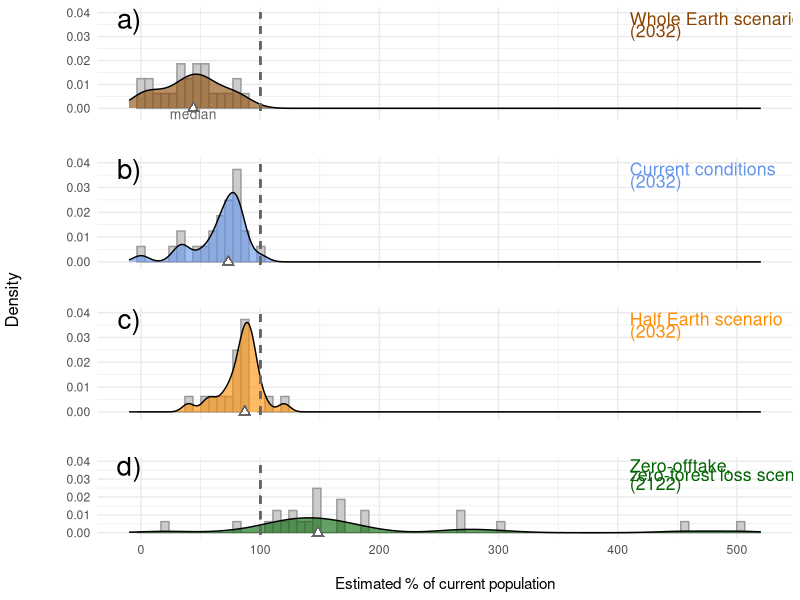
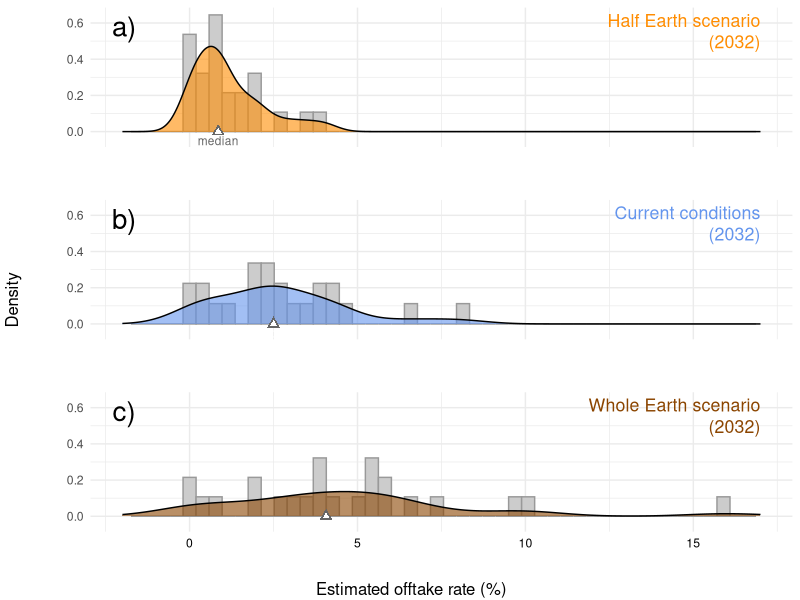
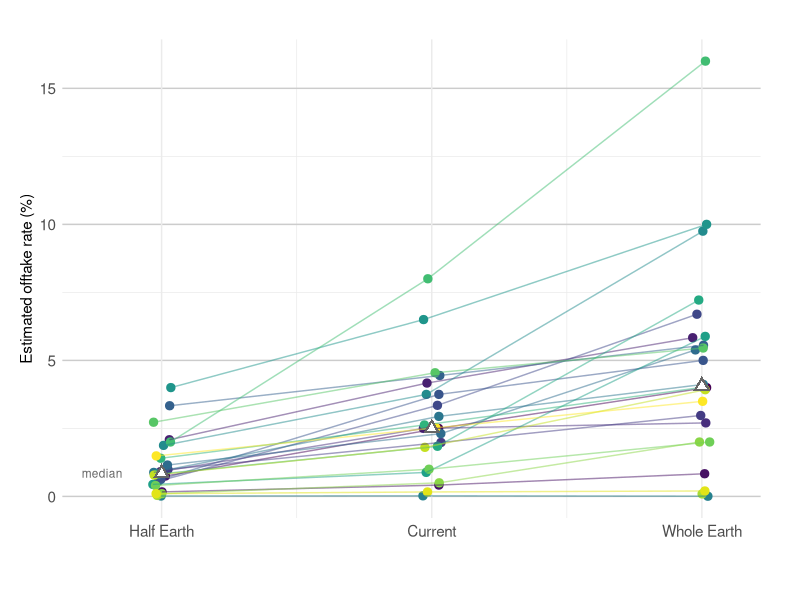

These figures' R source, in order:
## ---- chunk 1

library(tidyverse)
library(ggpubr)

## ---- chunk 2

d <- read_csv("data/data-2022-03-23.csv")
d <- d %>%
     pivot_longer(cols = -Names, names_to = 'Expert') %>%
     pivot_wider(names_from = Names, values_from = value)

## ---- chunk 3

# Absolute numbers quite variable:
mean(d$pop_current)
range(d$pop_current)
mean(d$offtake_current, na.rm = TRUE)
range(d$offtake_current, na.rm = TRUE)

# Relative effects broadly consistent, e.g.,
range(d$pop_2032_WE - d$pop_2032_current)
range(d$pop_2032_HE - d$pop_2032_current) 
range(d$offtake_WE - d$offtake_current, na.rm = TRUE) 
range(d$offtake_HE - d$offtake_current, na.rm = TRUE)

## ---- chunk 4

d$per_left_nochange <- 100 * d$pop_2032_current/d$pop_current
median(d$per_left_nochange)
range(d$per_left_nochange)

d$offtake_rate_current <- 100 * (d$offtake_current / d$pop_current)
median(d$offtake_rate_current, na.rm = TRUE)
range(d$offtake_rate_current, na.rm = TRUE)

## ---- chunk 5

d$per_left_HE       <- 100 * d$pop_2032_HE/d$pop_current
median(d$per_left_HE)
range(d$per_left_HE)

d$offtake_rate_HE      <- 100 * (d$offtake_HE / d$pop_current)
median(d$offtake_rate_HE)
range(d$offtake_rate_HE)

## ---- chunk 6

d$per_left_WE       <- 100 * d$pop_2032_WE/d$pop_current
median(d$per_left_WE)
range(d$per_left_WE)

d$offtake_rate_WE      <- 100 * (d$offtake_WE / d$pop_current)
median(d$offtake_rate_WE)
range(d$offtake_rate_WE)

## ---- chunk 7

d$per_2122          <- 100 * d$pop_2122/d$pop_current
median(d$per_2122)
range(d$per_2122)

## ---- chunk 8

col.NC <- "cornflowerblue"
col.HE <- "darkorange"
col.WE <- "darkorange4"
col.DR <- "darkgreen"

d$per_left_HE       <- 100 * d$pop_2032_HE/d$pop_current
d$per_left_nochange <- 100 * d$pop_2032_current/d$pop_current
d$per_left_WE       <- 100 * d$pop_2032_WE/d$pop_current
d$per_2122          <- 100 * d$pop_2122/d$pop_current

p1 <-ggplot(d, aes(x = per_left_WE)) +
     geom_histogram(aes(y = ..density..), bins = 80,
                    col = "gray60", fill = "gray80") +
     geom_density(alpha = 0.6, fill = col.WE) +
     geom_point(aes(x=median(per_left_WE), y=0), 
                pch = 17, colour = "gray40", size = 3) +
     geom_point(aes(x=median(per_left_WE), y=0), 
                pch = 17, colour = "white", size = 1.5) +
     geom_segment(aes(x = 100, y = -0.001,
                      xend = 100, yend = 0.04),
                      color = "gray40", lty = 2, lwd = 0.65) +
     xlab("") +
     ylab("\n") + 
     scale_x_continuous(limits = c(-10, 520),
                        breaks = c(0, 100, 200, 300, 400, 500)) +
     scale_y_continuous(limits =c(-0.0025, 0.04),
                        breaks = c(0, 0.01, 0.02, 0.03, 0.04)) +
     theme_minimal() +
     theme(axis.text.x = element_blank()) +
     annotate(geom = "text", x = 410, y = 0.0375, cex = 4.5,
              hjust = 0, label = "Whole Earth scenario", col = col.WE) +
     annotate(geom = "text", x = 410, y = 0.0325, cex = 4.5,
              hjust = 0,label = "(2032)", col = col.WE) +
     annotate(geom = "text", x = median(d$per_left_WE), y = -0.0025, 
              cex = 3.5, label = "median", col = "gray40") +
     annotate(geom = "text", x = -10, y = 0.0375, 
              cex = 7, label = "a)", col = "black")
    
p2 <- ggplot(d, aes(x = per_left_nochange)) +
     geom_histogram(aes(y = ..density..), bins = 80,
                    col = "gray60", fill = "gray80") +
     geom_density(alpha = 0.6, fill = col.NC) +
     geom_segment(aes(x = 100, y = -0.001,
                      xend = 100, yend = 0.04),
                      color = "gray40", lty = 2, lwd = 0.65) +    
     geom_point(aes(x = median(per_left_nochange), y = 0), 
                pch = 17, colour="gray40", size = 3) +
     geom_point(aes(x = median(per_left_nochange), y = 0), 
                pch = 17, colour="white", size = 1.5) +
     xlab("") +
     ylab("\n") + 
     scale_x_continuous(limits = c(-10, 520),
                        breaks = c(0, 100, 200, 300, 400, 500)) +
     scale_y_continuous(limits =c(-0.001, 0.04),
                        breaks = c(0, 0.01, 0.02, 0.03, 0.04)) +
     theme_minimal() +
     theme(axis.text.x = element_blank()) +
     annotate(geom = "text", x = 410, y = 0.0375, cex = 4.5,
              hjust = 0, label = "Current conditions", col = col.NC) +
     annotate(geom = "text", x = 410, y = 0.0325, cex = 4.5,
              hjust = 0, label = "(2032)", col = col.NC)+
     annotate(geom = "text", x = -10, y = 0.0375, 
             cex = 7, label = "b)", col = "black")

p3 <- ggplot(d, aes(x = per_left_HE)) +
     geom_histogram(aes(y = ..density..), bins = 80,
                    col = "gray60", fill = "gray80") +
     geom_density(alpha = 0.6, fill = col.HE) +
     geom_segment(aes(x = 100, y = -0.001,
                      xend = 100, yend = 0.04),
                      color = "gray40", lty = 2, lwd = 0.65) +
     geom_point(aes(x = median(per_left_HE), y = 0), 
                pch = 17, colour = "gray40", size = 3) +
     geom_point(aes(x = median(per_left_HE), y = 0), 
                pch = 17, colour="white", size = 1.5) +    
     theme_minimal() +
     theme(axis.text.x = element_blank()) +
     xlab("") +
     ylab("\n") + 
     scale_x_continuous(limits = c(-10, 520),
                        breaks = c(0, 100, 200, 300, 400, 500)) +
     scale_y_continuous(limits =c(-0.001, 0.04),
                        breaks = c(0, 0.01, 0.02, 0.03, 0.04)) +
     annotate(geom = "text", x = 410, y = 0.0375, cex = 4.5,
              hjust = 0, label = "Half Earth scenario", col = col.HE) +
     annotate(geom = "text", x = 410, y = 0.0325, cex = 4.5,
              hjust = 0, label = "(2032)", col = col.HE)+
     annotate(geom = "text", x = -10, y = 0.0375, 
              cex = 7, label = "c)", col = "black")
  
p4 <- ggplot(d, aes(x = per_2122)) +
     geom_histogram(aes(y = ..density..), bins = 80,
                    col = "gray60", fill = "gray80") +
     geom_density(alpha = 0.6, fill = col.DR) +
     geom_segment(aes(x = 100, y = -0.001,
                      xend = 100, yend = 0.04),
                      color = "gray40", lty = 2, lwd = 0.65) +
     geom_point(aes(x = median(per_2122), y = 0), 
                pch = 17, colour = "gray40", size = 3) +
     geom_point(aes(x=median(per_2122), y=0), 
                pch = 17, colour = "white", size = 1.5) + 
     theme_minimal() +
     xlim(-100, 400)+
     xlab("\nEstimated % of current population") + 
     ylab("\n") + 
     scale_x_continuous(limits = c(-10, 520),
                        breaks = c(0, 100, 200, 300, 400, 500)) +
     scale_y_continuous(limits =c(-0.001, 0.04),
                        breaks = c(0, 0.01, 0.02, 0.03, 0.04)) +
     annotate(geom = "text", x = 410, y = 0.0375, cex = 4.5,
              hjust = 0, label = "Zero-offtake,", col = col.DR) +
     annotate(geom = "text", x = 410, y = 0.0325, cex = 4.5,
              hjust = 0, label = "zero-forest loss scenario", col = col.DR)  +
     annotate(geom = "text", x = 410, y = 0.0275, cex = 4.5,
              hjust = 0, label = "(2122)", col = col.DR)+
     annotate(geom = "text", x = -10, y = 0.0375, 
              cex = 7, label = "d)", col = "black")

pdf("output/fig.02.pdf", height = 12, width = 10)

library(ggpubr)
figure <- ggarrange(p1, p2, p3, p4, 
                    ncol = 1, nrow = 4)
annotate_figure(figure,left = text_grob("Density",
                                 rot = 90))
dev.off()

## ---- chunk 9

col.NC <- "cornflowerblue"
col.HE <- "darkorange"
col.WE <- "darkorange4"
col.DR <- "darkgreen"

d$offtake_rate_current <- 100 * (d$offtake_current / d$pop_current)
d$offtake_rate_HE      <- 100 * (d$offtake_HE / d$pop_current)
d$offtake_rate_WE      <- 100 * (d$offtake_WE / d$pop_current)

scenarios <- cbind(d$offtake_rate_HE, 
                   d$offtake_rate_current, 
                   d$offtake_rate_WE)

my.cols         <- c(col.HE, col.NC, col.WE)
my.axis.cols    <- c("white","white", "black")
my.median.cols  <- c("gray40","white", "white")

my.xlims <- c(-2, max(scenarios, na.rm = TRUE)+1)
my.ylims <- c(-0.05, 0.65)

my.labels <- c("Half Earth scenario",
               "Current conditions",
               "Whole Earth scenario")
my.years1 <- c("(2032)", "(2032)", "(2032)")
my.panels <- c("a)", "b)", "c)")

my.plots <- list()

for (i in 1:3) {
   p <- eval(substitute(  
     ggplot(d, aes(x = scenarios[, i])) +
     geom_histogram(aes(y = ..density..), 
                    col = "gray60", 
                    fill = "gray80", 
                    bins = 50) +
     geom_density(alpha = 0.6, 
                  fill = my.cols[i]) +
     geom_point(aes(x = median(scenarios[, i], na.rm = TRUE), y = 0),
                pch = 17, colour="gray40", size = 3) +
     geom_point(aes(x = median(scenarios[, i], na.rm = TRUE), y = 0),
                pch = 17, colour="white", size = 1.5) +  
     annotate(geom = "text", 
              x = median(scenarios[, i], na.rm = TRUE),
              y = -0.05, position = 1,
              cex = 3, label = "median", col = my.median.cols[i]) +
     xlab("") + 
     ylab("\n") + 
     xlim(my.xlims[1], my.xlims[2]) +
     ylim(my.ylims[1], my.ylims[2]) +
     theme_minimal() +
     theme(axis.text.x = element_text(colour = my.axis.cols[i]),
           axis.title.x = element_text(colour = my.axis.cols[i])) +    
     annotate(geom = "text", 
              x = my.xlims[2],  y = 0.65,
              cex = 4.5,
              hjust = 1, vjust = 1,
              label = my.labels[i], col = my.cols[i]) + 
     annotate(geom = "text", 
              x = my.xlims[2], y = 0.64,
              cex = 4.5,
              hjust = 1, vjust = 2.5,
              label = my.years1[i], col = my.cols[i]) +
     annotate(geom = "text", x = -1.95, y = 0.58, 
              cex = 7, label = my.panels[i], col = "black")

     , list(i = i)))
     my.plots[[i]] <- p 
}  

pdf("output/fig.03.pdf", height = 10, width = 10)

figure <- ggarrange(my.plots[[1]], my.plots[[2]], my.plots[[3]],
                    ncol = 1, nrow = 3)
annotate_figure(figure, left = text_grob("Density",
                                 rot = 90),
                        bottom = text_grob("Estimated offtake rate (%)"))
dev.off()

## ---- chunk 10

d$offtake_rate_current <- 100 * (d$offtake_current / d$pop_current)
d$offtake_rate_HE      <- 100 * (d$offtake_HE / d$pop_current)
d$offtake_rate_WE      <- 100 * (d$offtake_WE / d$pop_current)

d2 <- as.data.frame(cbind(d$Expert, d$offtake_rate_HE, 
                          d$offtake_rate_current, d$offtake_rate_WE))

colnames(d2) <- c("Expert", "offtake_rate_HE", 
                  "offtake_rate_current", "offtake_rate_WE")

scenario <- c("offtake_rate_HE", "offtake_rate_current", "offtake_rate_WE")
num <- 1:3

crib <- as.data.frame(cbind(scenario, num))

d3 <- d2 %>% 
     gather(2:4, key = "scenario", value = "estimate") %>% 
     left_join(crib)

d3$jit_num <- jitter(as.numeric(d3$num), amount = 0.035)
d3$estimate <- as.numeric(d3$estimate)

pdf("output/fig.s02.pdf", height = 6, width = 5)

ggplot(d3, aes(x = jit_num, y = estimate)) +
     geom_point(aes(color = factor(Expert)), size = 2.5) +
     geom_line(aes(group = factor(Expert),
                   color = factor(Expert)),
                   alpha = 0.5) +
     scale_color_viridis_d() + 
     xlab("") + 
     ylab("Estimated offtake rate (%)") + 
     theme_minimal() +
     theme(plot.margin = margin(1, 1, 1, 0.5, "cm")) +
     theme(legend.position = "none") +  
     theme(panel.grid.major.y = element_line(size = 0.5,
                                             color = "gray80")) +
     scale_x_continuous(breaks = c(1,2,3),
                        limits = c (0.75, 3.1),
                        labels = c("Half Earth", 
                                   "Current", 
                                   "Whole Earth")) +
     theme(axis.text = element_text(size = 11)) +
     geom_point(aes(x = 1, y = median(d3$estimate[d3$num == "1"], na.rm = TRUE)),
                pch = 17, colour= "gray40", size = 4) +
     geom_point(aes(x = 1, y = median(d3$estimate[d3$num == "1"], na.rm = TRUE)),
                pch = 17, colour="white", size = 2) +
     geom_point(aes(x = 2, y = median(d3$estimate[d3$num == "2"], na.rm = TRUE)),
                pch = 17, colour= "gray40", size = 4) +
     geom_point(aes(x = 2, y = median(d3$estimate[d3$num == "2"], na.rm = TRUE)),
                pch = 17, colour="white", size = 2) +
     geom_point(aes(x = 3, y = median(d3$estimate[d3$num == "3"], na.rm = TRUE)),
                pch = 17, colour= "gray40", size = 4) +
     geom_point(aes(x = 3, y = median(d3$estimate[d3$num == "3"], na.rm = TRUE)),
                pch = 17, colour="white", size = 2) +
     annotate(geom = "text", x = 0.78,
               y = median(d3$estimate[d3$num == "1"], na.rm = TRUE), 
               position = 2, cex = 3, label = "median", col = "gray40")
dev.off()

